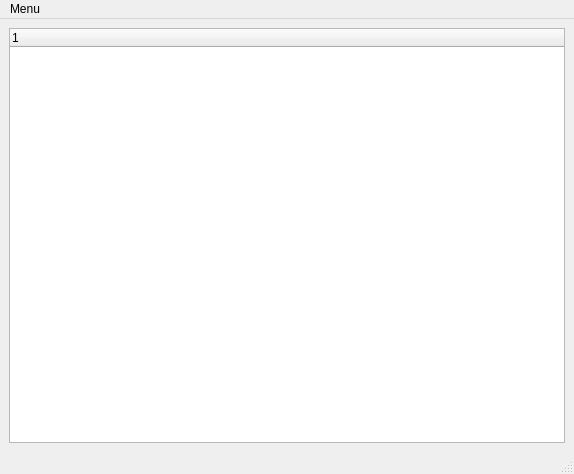
<?xml version="1.0" encoding="UTF-8"?>
<ui version="4.0">
 <class>TaskTreeMain</class>
 <widget class="QMainWindow" name="TaskTreeMain">
  <property name="geometry">
   <rect>
    <x>0</x>
    <y>0</y>
    <width>574</width>
    <height>474</height>
   </rect>
  </property>
  <property name="windowTitle">
   <string>TaskTreeMain</string>
  </property>
  <widget class="QWidget" name="centralwidget">
   <layout class="QVBoxLayout" name="verticalLayout">
    <item>
     <widget class="QTreeWidget" name="treeWidget">
      <column>
       <property name="text">
        <string notr="true">1</string>
       </property>
      </column>
     </widget>
    </item>
   </layout>
  </widget>
  <widget class="QMenuBar" name="menubar">
   <property name="geometry">
    <rect>
     <x>0</x>
     <y>0</y>
     <width>574</width>
     <height>22</height>
    </rect>
   </property>
   <widget class="QMenu" name="menuMenu">
    <property name="title">
     <string>Menu</string>
    </property>
    <addaction name="actionSave"/>
    <addaction name="actionLoad"/>
    <addaction name="actionExit"/>
   </widget>
   <addaction name="menuMenu"/>
  </widget>
  <widget class="QStatusBar" name="statusbar"/>
  <action name="actionSave">
   <property name="text">
    <string>Save</string>
   </property>
  </action>
  <action name="actionLoad">
   <property name="text">
    <string>Load</string>
   </property>
  </action>
  <action name="actionExit">
   <property name="text">
    <string>Exit</string>
   </property>
  </action>
 </widget>
 <resources/>
 <connections/>
</ui>
